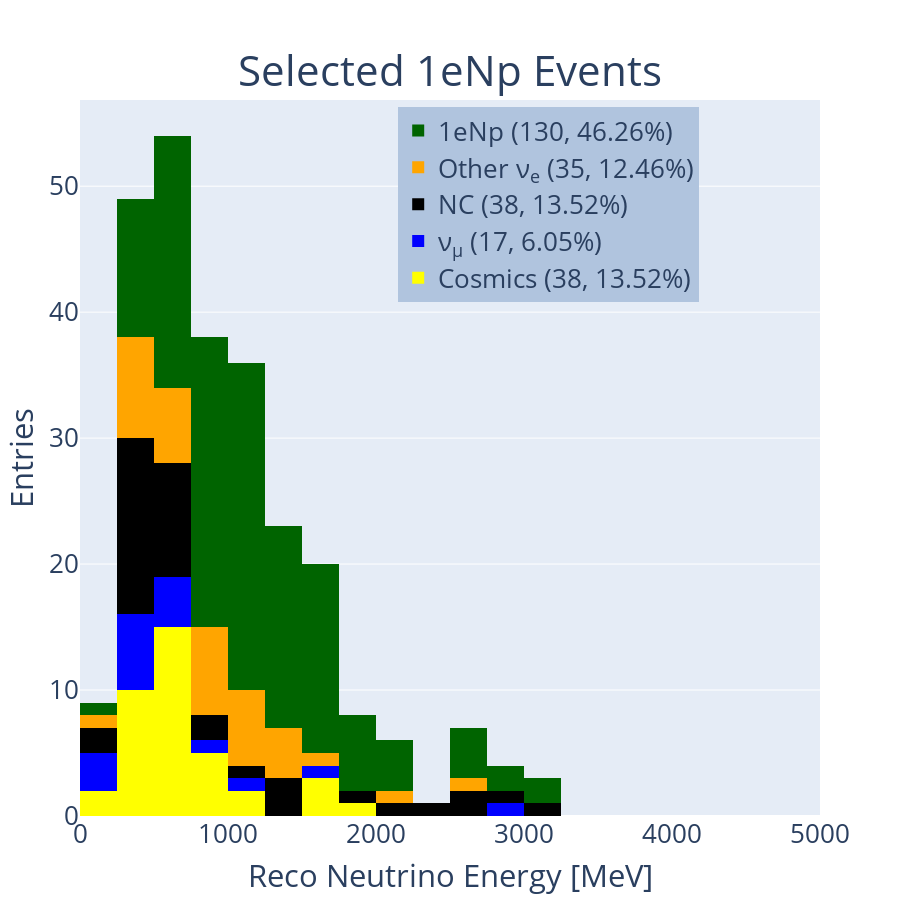

Notebook code cell kept with this figure:
### Code cell
#hist_1d('reco_nu_energy',[0,5000],[0,5000,250],'Reco Neutrino Energy [MeV]','Selected 1e1p Events','1e1p')
hist_1d('reco_nu_energy',[0,5000],[0,5000,250],'Reco Neutrino Energy [MeV]','Selected 1eNp Events','1eNp')
#hist_1d('reco_nu_energy',[0,5000],[0,5000,100],'Reco Neutrino Energy [MeV]','Selected CC \u03BD<sub>e</sub> Inclusive Events','Nue')

### Figure 1 — Plotly figure (JSON) as saved in the notebook; plotly's stock layout.template omitted (floating-point values rounded to 4 significant figures; data arrays with more than 128 entries replaced by an {"elided": "..."} marker saying what was removed)
{"data": [{"marker": {"color": "yellow"}, "name": "Cosmics (38, 13.52%)", "type": "histogram", "x": [696.3, 186.8, 293.6, 595.3, 740.9, 455.4, 767.3, 629.9, 1170.0, 1219.0, 517.1, 513.6, 406.7, 1678.0, 396.6, 1622.0, 644.9, 217.6, 614.8, 1799.0, 849.0, 336.9, 333.6, 369.3, 929.7, 952.6, 577.1, 473.1, 612.4, 477.7, 716.3, 428.8, 537.0, 599.1, 1530.0, 754.0, 608.7, 721.5], "xaxis": "x", "xbins": {"end": 5000, "size": 250, "start": 0}, "yaxis": "y"}, {"marker": {"color": "blue"}, "name": "ν<sub>μ</sub> (17, 6.05%)", "type": "histogram", "x": [1017.0, 438.1, 286.7, 216.6, 664.2, 1741.0, 188.0, 292.9, 933.7, 190.9, 652.8, 300.5, 506.1, 2815.0, 359.2, 354.4, 633.6], "xaxis": "x", "xbins": {"end": 5000, "size": 250, "start": 0}, "yaxis": "y"}, {"marker": {"color": "black"}, "name": "NC (38, 13.52%)", "type": "histogram", "x": [724.5, 281.0, 664.9, 531.0, 2332.0, 429.0, 840.4, 248.9, 713.2, 295.5, 1982.0, 1005.0, 2655.0, 1260.0, 258.1, 701.3, 1265.0, 343.4, 265.1, 257.7, 1253.0, 721.2, 450.5, 669.1, 2032.0, 649.3, 410.7, 269.7, 706.9, 249.1, 3177.0, 295.9, 430.6, 264.7, 349.5, 2903.0, 2546.0, 902.5], "xaxis": "x", "xbins": {"end": 5000, "size": 250, "start": 0}, "yaxis": "y"}, {"marker": {"color": "orange"}, "name": "Other ν<sub>e</sub> (35, 12.46%)", "type": "histogram", "x": [1230.0, 1230.0, 219.8, 999.3, 553.7, 732.1, 2022.0, 1081.0, 496.9, 1139.0, 935.3, 725.2, 557.1, 1089.0, 1330.0, 1330.0, 608.1, 1387.0, 2552.0, 317.7, 1522.0, 971.9, 307.4, 391.8, 895.8, 490.4, 282.0, 312.6, 1284.0, 884.4, 399.4, 623.2, 840.6, 840.6, 1062.0], "xaxis": "x", "xbins": {"end": 5000, "size": 250, "start": 0}, "yaxis": "y"}, {"marker": {"color": "darkgreen"}, "name": "1eNp (130, 46.26%)", "type": "histogram", "x": {"elided": "130 float values"}, "xaxis": "x", "xbins": {"end": 5000, "size": 250, "start": 0}, "yaxis": "y"}], "layout": {"annotations": [{"font": {"size": 46}, "showarrow": false, "text": "<span style='font-size: 42px;'>Selected 1eNp Events", "x": 0.5, "xanchor": "center", "xref": "paper", "y": 1, "yanchor": "bottom", "yref": "paper"}], "barmode": "stack", "font": {"size": 26}, "height": 900, "legend": {"bgcolor": "LightSteelBlue", "bordercolor": "Black", "x": 0.43, "xanchor": "left", "y": 0.99, "yanchor": "top"}, "showlegend": true, "width": 900, "xaxis": {"anchor": "y", "domain": [0, 1], "range": [0, 5000], "title": {"text": "Reco Neutrino Energy [MeV]"}}, "yaxis": {"anchor": "x", "domain": [0, 1], "title": {"text": "Entries"}}}}
